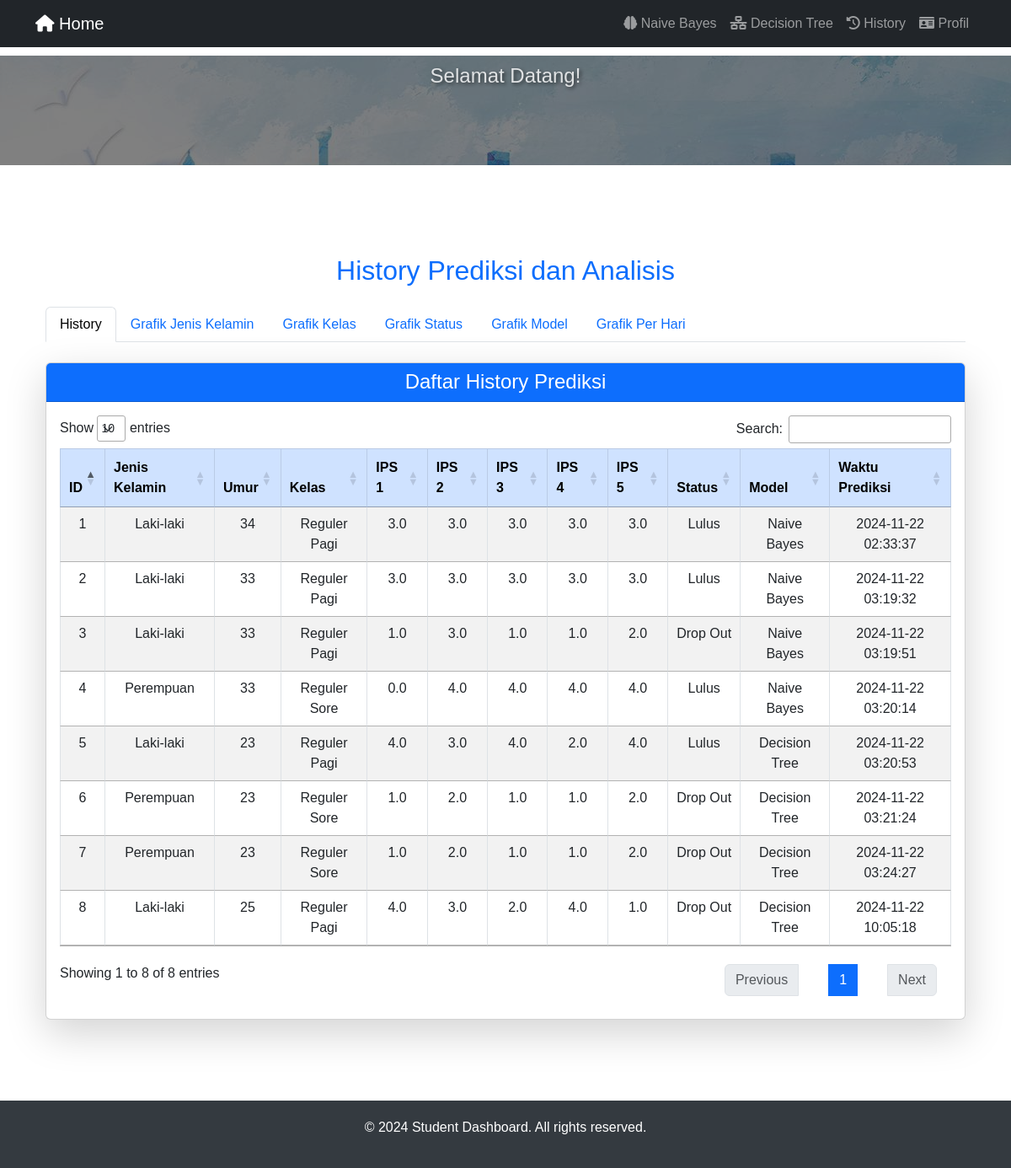
The app's page /history with its own data.
### tables this page shows
CREATE TABLE "history_pred" (
  "id" integer PRIMARY KEY NOT NULL,
  "jkel" varchar(128),
  "umur" integer(2),
  "kelas" integer(128),
  "ips1" real,
  "ips2" real,
  "ips3" real,
  "ips4" real,
  "ips5" real,
  "status" varchar(128),
  "model" varchar(128),
  "create_at" timestamp
);

### app/view.py (the view)
@app.route('/history')
def history():
    data = DB.fetch_history()
    return render_template(
        'history.html',
        data=data["history_data"],        # Data tabel
        gender_data=data["gender_data"], # Data grafik jenis kelamin
        class_data=data["class_data"],   # Data grafik kelas
        status_data=data["status_data"],  # Data grafik status
        model_data=data["model_data"],
        date_data=data["date_data"]
    )

### app/templates/history.html (shortened to what this page needs)
{% extends "master.html" %}
{% block css %}
<link rel="stylesheet" href="https://cdn.datatables.net/1.13.6/css/jquery.dataTables.min.css">
<link rel="stylesheet" href="https://cdn.datatables.net/1.13.6/css/dataTables.bootstrap5.min.css">
{% endblock %}
{% block content %}
<div class="container py-5">
    <h2 class="text-center text-primary mb-4">History Prediksi dan Analisis</h2>
    <ul class="nav nav-tabs" id="historyTabs" role="tablist">
        <li class="nav-item" role="presentation">
            <button class="nav-link active" id="history-tab" data-bs-toggle="tab" data-bs-target="#history" type="button" role="tab" aria-controls="history" aria-selected="true">History</button>
        </li>
        <li class="nav-item" role="presentation">
            <button class="nav-link" id="gender-chart-tab" data-bs-toggle="tab" data-bs-target="#gender-chart" type="button" role="tab" aria-controls="gender-chart" aria-selected="false">Grafik Jenis Kelamin</button>
        </li>
        <li class="nav-item" role="presentation">
            <button class="nav-link" id="class-chart-tab" data-bs-toggle="tab" data-bs-target="#class-chart" type="button" role="tab" aria-controls="class-chart" aria-selected="false">Grafik Kelas</button>
        </li>
        <li class="nav-item" role="presentation">
            <button class="nav-link" id="status-chart-tab" data-bs-toggle="tab" data-bs-target="#status-chart" type="button" role="tab" aria-controls="status-chart" aria-selected="false">Grafik Status</button>
        </li>
        <li class="nav-item" role="presentation">
            <button class="nav-link" id="model-chart-tab" data-bs-toggle="tab" data-bs-target="#model-chart" type="button" role="tab" aria-controls="model-chart" aria-selected="false">Grafik Model</button>
        </li>
        <li class="nav-item" role="presentation">
            <button class="nav-link" id="date-chart-tab" data-bs-toggle="tab" data-bs-target="#date-chart" type="button" role="tab" aria-controls="date-chart" aria-selected="false">Grafik Per Hari</button>
        </li>
    </ul>
    <div class="tab-content" id="historyTabsContent">
        <div class="tab-pane fade show active" id="history" role="tabpanel" aria-labelledby="history-tab">
            <div class="card shadow-lg mt-4">
                <div class="card-header bg-primary text-white text-center">
                    <h4 class="card-title mb-0">Daftar History Prediksi</h4>
                </div>
                <div class="card-body">
                    <div class="table-responsive">
                        <table id="historyTable" class="table table-bordered table-striped">
                            <thead class="table-primary text-center">
                                <tr>
                                    <th>ID</th>
                                    <th>Jenis Kelamin</th>
                                    <th>Umur</th>
                                    <th>Kelas</th>
                                    <th>IPS 1</th>
                                    <th>IPS 2</th>
                                    <th>IPS 3</th>
                                    <th>IPS 4</th>
                                    <th>IPS 5</th>
                                    <th>Status</th>
                                    <th>Model</th>
                                    <th>Waktu Prediksi</th>
                                </tr>
                            </thead>
                            <tbody>
                                {% for row in data %}
                                <tr>
                                    <td class="text-center">{{ row[0] }}</td>
                                    <td class="text-center">{{ row[1] }}</td>
                                    <td class="text-center">{{ row[2] }}</td>
                                    <td class="text-center">{{ row[3] }}</td>
                                    <td class="text-center">{{ row[4] }}</td>
                                    <td class="text-center">{{ row[5] }}</td>
                                    <td class="text-center">{{ row[6] }}</td>
                                    <td class="text-center">{{ row[7] }}</td>
                                    <td class="text-center">{{ row[8] }}</td>
                                    <td class="text-center">{{ row[9] }}</td>
                                    <td class="text-center">{{ row[10] }}</td>
                                    <td class="text-center">{{ row[11] }}</td>
                                </tr>
                                {% else %}
                                <tr>
                                    <td colspan="12" class="text-center">Tidak ada data history prediksi.</td>
                                </tr>
                                {% endfor %}
                            </tbody>
                        </table>
                    </div>
                </div>
            </div>
        </div>
    </div>
</div>
{% endblock %}

### app/templates/master.html (shortened to what this page needs)
<!DOCTYPE html>
<html lang="en">
<head>
    <link href="https://cdnjs.cloudflare.com/ajax/libs/font-awesome/6.0.0/css/all.min.css" rel="stylesheet">
    <link href="https://cdn.jsdelivr.net/npm/bootstrap@5.3.0/dist/css/bootstrap.min.css" rel="stylesheet">
    <link rel="stylesheet" href="{{ url_for('static', filename='css/style.css') }}">
    {% block css %}{% endblock %}
</head>
<body>
    {% include 'menu.html' %}
    {% include 'header.html' %}
    <main>
        <section id="dynamic-content" class="py-5">
            <div class="container">
                {% block content %}{% endblock %}
            </div>
        </section>
    </main>
    {% include 'footer.html' %}
</body>
</html>

### app/templates/menu.html (shortened to what this page needs)
<nav class="navbar navbar-expand-lg navbar-dark bg-dark">
    <div class="container">
        <a class="navbar-brand" href="/"><i class="fas fa-home"></i> Home</a>
        <div class="collapse navbar-collapse" id="navbarNav">
            <ul class="navbar-nav ms-auto">
                <li class="nav-item">
                    <a class="nav-link" href="{{ url_for('naivebayes') }}">
                        <i class="fas fa-brain"></i> Naive Bayes
                    </a>
                </li>
                <li class="nav-item">
                    <a class="nav-link" href="/decisiontree">
                        <i class="fas fa-network-wired"></i> Decision Tree
                    </a>
                </li>
                <li class="nav-item">
                    <a class="nav-link" href="/history">
                        <i class="fas fa-history"></i> History
                    </a>
                </li>
                <li class="nav-item">
                    <a class="nav-link" href="/profil">
                        <i class="fas fa-id-card"></i> Profil
                    </a>
                </li>
            </ul>
        </div>
    </div>
</nav>

### app/templates/header.html (shortened to what this page needs)
<div class="hero">
    <img src="{{ url_for('static', filename='img/bg.jpg') }}" alt="Hero Background" class="hero-img">
    <div class="hero-content">
        <h1>Selamat Datang!</h1>
    </div>
</div>

### app/templates/footer.html
<footer>
    <div class="container">
        <p>&copy; 2024 Student Dashboard. All rights reserved.</p>
    </div>
</footer>

### app/static/css/style.css (style rules this page uses)
body { font-family: 'Arial', sans-serif; display: flex; flex-direction: column; min-height: 100vh; margin: 0; }
main { flex: 1; }
.hero { position: relative; text-align: center; color: white; overflow: hidden; height: 400px; transition: height 0.5s, padding 0.5s; }
.hero.small { height: 150px; padding: 10px 0; }
.hero-img { width: 100%; height: 100%; object-fit: cover; filter: brightness(50%); }
.hero-content { position: absolute; top: 50%; left: 50%; transform: translate(-50%, -50%); z-index: 2; text-shadow: 2px 2px 4px rgba(0, 0, 0, 0.7); }
.hero-content h1, .hero-content p { transition: opacity 0.5s, font-size 0.5s; }
.hero.small .hero-content { top: 25%; }
.hero.small h1 { font-size: 1.5rem; opacity: 0.8; }
footer { background-color: #343a40; color: white; padding: 20px 0; text-align: center; }

### records on screen
history_pred: id "8", jkel "Laki-laki", umur "25", kelas "Reguler Pagi", ips1 "4.0", ips2 "3.0", ips3 "2.0", ips4 "4.0", ips5 "1.0", status "Drop Out", model "Decision Tree", create_at "2024-11-22 10:05:18"
history_pred: id "7", jkel "Perempuan", umur "23", kelas "Reguler Sore", ips1 "1.0", ips2 "2.0", ips3 "1.0", ips4 "1.0", ips5 "2.0", status "Drop Out", model "Decision Tree", create_at "2024-11-22 03:24:27"
history_pred: id "6", jkel "Perempuan", umur "23", kelas "Reguler Sore", ips1 "1.0", ips2 "2.0", ips3 "1.0", ips4 "1.0", ips5 "2.0", status "Drop Out", model "Decision Tree", create_at "2024-11-22 03:21:24"
history_pred: id "5", jkel "Laki-laki", umur "23", kelas "Reguler Pagi", ips1 "4.0", ips2 "3.0", ips3 "4.0", ips4 "2.0", ips5 "4.0", status "Lulus", model "Decision Tree", create_at "2024-11-22 03:20:53"
history_pred: id "4", jkel "Perempuan", umur "33", kelas "Reguler Sore", ips1 "0.0", ips2 "4.0", ips3 "4.0", ips4 "4.0", ips5 "4.0", status "Lulus", model "Naive Bayes", create_at "2024-11-22 03:20:14"
history_pred: id "3", jkel "Laki-laki", umur "33", kelas "Reguler Pagi", ips1 "1.0", ips2 "3.0", ips3 "1.0", ips4 "1.0", ips5 "2.0", status "Drop Out", model "Naive Bayes", create_at "2024-11-22 03:19:51"
history_pred: id "2", jkel "Laki-laki", umur "33", kelas "Reguler Pagi", ips1 "3.0", ips2 "3.0", ips3 "3.0", ips4 "3.0", ips5 "3.0", status "Lulus", model "Naive Bayes", create_at "2024-11-22 03:19:32"
history_pred: id "1", jkel "Laki-laki", umur "34", kelas "Reguler Pagi", ips1 "3.0", ips2 "3.0", ips3 "3.0", ips4 "3.0", ips5 "3.0", status "Lulus", model "Naive Bayes", create_at "2024-11-22 02:33:37"
